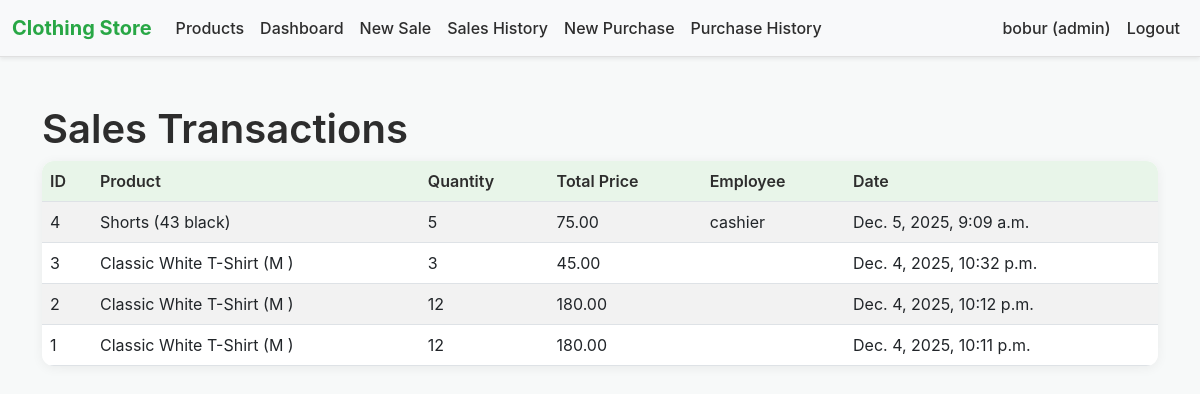
The app's page /sales/ (signed in) with its own data.
### products/models.py (models this page shows, shortened)
class Employee(models.Model):
    user = models.OneToOneField(User, on_delete=models.CASCADE)
    role = models.CharField(max_length=50, choices=(('admin','Admin'),('manager','Manager'),('cashier','Cashier')))
    phone = models.CharField(max_length=30, blank=True)

class Sale(models.Model):
    employee = models.ForeignKey(Employee, on_delete=models.SET_NULL, null=True, blank=True)
    product = models.ForeignKey(Product, on_delete=models.PROTECT, related_name='sales')
    quantity = models.PositiveIntegerField()
    total_price = models.DecimalField(max_digits=12, decimal_places=2)
    date = models.DateTimeField(default=timezone.now)
    comment = models.TextField(blank=True)

class Product(models.Model):
    name = models.CharField(max_length=255)
    pi = models.CharField("position in inventory", max_length=100, blank=True)  # PI
    alert_number = models.PositiveIntegerField(default=0)  # low stock threshold
    measurements = models.CharField(max_length=255, blank=True)
    pprice_cost = models.DecimalField(max_digits=12, decimal_places=2, default=0)
    price_sale = models.DecimalField(max_digits=12, decimal_places=2, default=0)
    size = models.CharField(max_length=50, blank=True)
    colour = models.CharField(max_length=50, blank=True)
    comment = models.TextField(blank=True)
    quantity = models.IntegerField(default=0)
    created_at = models.DateTimeField(auto_now_add=True)
    updated_at = models.DateTimeField(auto_now=True)

### products/decorators.py (the view)
        def wrapper(request, *args, **kwargs):
            if not request.user.is_authenticated:
                return redirect('login')
            employee = getattr(request.user, 'employee', None)
            if employee is None or employee.role not in roles:
                raise PermissionDenied
            return view_func(request, *args, **kwargs)

### products/views.py (called while the page is built)
@login_required
@role_required(['cashier', 'manager', 'admin'])
def sales_list(request):
    sales = Sale.objects.select_related('product', 'employee').all().order_by('-date')
    return render(request, 'sales_list.html', {'sales': sales})

### products/templates/sales_list.html (shortened to what this page needs)
{% extends 'base.html' %}
{% block content %}
<h1>Sales Transactions</h1>
<table class="table table-striped">
  <thead>
    <tr>
      <th>ID</th>
      <th>Product</th>
      <th>Quantity</th>
      <th>Total Price</th>
      <th>Employee</th>
      <th>Date</th>
    </tr>
  </thead>
  <tbody>
    {% for sale in sales %}
    <tr>
      <td>{{ sale.id }}</td>
      <td>{{ sale.product.name }} ({{ sale.product.size }} {{ sale.product.colour }})</td>
      <td>{{ sale.quantity }}</td>
      <td>{{ sale.total_price }}</td>
      <td>{{ sale.employee.user.username }}</td>
      <td>{{ sale.date }}</td>
    </tr>
    {% empty %}
    <tr><td colspan="6">No sales yet.</td></tr>
    {% endfor %}
  </tbody>
</table>
{% endblock %}

### products/templates/base.html (shortened to what this page needs)
{% load static %}
<!doctype html>
<html lang="en">
<head>
  <link href="https://cdn.jsdelivr.net/npm/bootstrap@5.3.0/dist/css/bootstrap.min.css" rel="stylesheet">
  <link rel="stylesheet" href="{% static 'products/css/style.css' %}">
</head>
<body>
<nav class="navbar navbar-expand-lg navbar-light bg-light shadow-sm">
  <div class="container-fluid">
    <a class="navbar-brand fw-bold" href="{% url 'products:product_list' %}">Clothing Store</a>
    <div class="collapse navbar-collapse">
      <ul class="navbar-nav me-auto">
        {% if user.is_authenticated %}
        <li class="nav-item"><a class="nav-link" href="{% url 'products:product_list' %}">Products</a></li>
        {% if user.employee.role in "manager admin" %}
        <li class="nav-item"><a class="nav-link" href="{% url 'products:dashboard' %}">Dashboard</a></li>
        {% endif %}
        {% if user.employee.role in "cashier manager admin" %}
        <li class="nav-item"><a class="nav-link" href="{% url 'products:create_sale' %}">New Sale</a></li>
        <li class="nav-item"><a class="nav-link" href="{% url 'products:sales_list' %}">Sales History</a></li>
        <li class="nav-item"><a class="nav-link" href="{% url 'products:create_purchase' %}">New Purchase</a></li>
                <li class="nav-item"><a class="nav-link" href="{% url 'products:purchases_list' %}">Purchase History</a></li>
        {% endif %}
        {% endif %}
      </ul>
      <ul class="navbar-nav ms-auto">
        {% if user.is_authenticated %}
        <li class="nav-item"><span class="nav-link">{{ user.username }} ({{ user.employee.role }})</span></li>
        <li class="nav-item"><a class="nav-link" href="{% url 'logout' %}">Logout</a></li>
        {% else %}
        <li class="nav-item"><a class="nav-link" href="{% url 'login' %}">Login</a></li>
        {% endif %}
      </ul>
    </div>
  </div>
</nav>
<div class="container py-5">
  {% block content %}{% endblock %}
</div>
</body>
</html>

### products/static/products/css/style.css (style rules this page uses)
body { background-color: #f7f9f9; font-family: -apple-system, BlinkMacSystemFont, "Segoe UI", Roboto, "Helvetica Neue", Arial, sans-serif; }
.navbar { border-bottom: 1px solid #e0e0e0; background-color: #ffffff; }
.nav-link { color: #2d2d2d !important; font-weight: 500; }
.navbar-brand { color: #28a745 !important; font-weight: 700; }
.table { background: #ffffff; border-radius: 12px; overflow: hidden; box-shadow: 0 2px 12px rgba(0,0,0,0.06); }
.table th { background-color: #e8f5e9; color: #2d2d2d; font-weight: 600; }
.table td { vertical-align: middle; }
h1, h2, h3, h4 { font-weight: 600; color: #2d2d2d; }

### records on screen
Sale: id "4", product.name "Shorts", product.size "43", product.colour "black", quantity "5", total_price "75.00", employee.user.username "cashier", date "Dec. 5, 2025, 9:09 a.m."
Sale: id "3", product.name "Classic White T-Shirt", product.size "M", quantity "3", total_price "45.00", date "Dec. 4, 2025, 10:32 p.m."
Sale: id "2", product.name "Classic White T-Shirt", product.size "M", quantity "12", total_price "180.00", date "Dec. 4, 2025, 10:12 p.m."
Sale: id "1", product.name "Classic White T-Shirt", product.size "M", quantity "12", total_price "180.00", date "Dec. 4, 2025, 10:11 p.m."

### other values on screen
{{ user.username }} "bobur"
{{ user.employee.role }} "admin"
